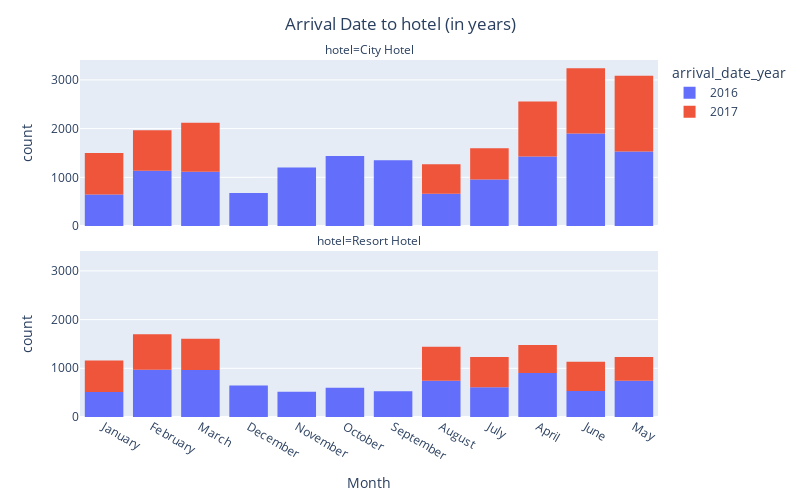

Notebook cell for this chart:
### Markdown cell above
**Problem 2** Now it's your turn to do a mini analysis. Please do the following:

1. Choose a subset of columns that you are interested in and look just at those column.
2. Make at least one mask that will remove some of the data (eg. look only at one categorical value OR one or more numerical values.
3. Sort the data using one of the columns.
4. Make a histogram or bar graph of your final data set.
5. Describe in words what you see in your graph, or if there is anything interesting there.

### Code cell
# Your code here - you will probably need more than one cell
p1 = ['hotel', 'arrival_date_year', 'arrival_date_month']

DF = DF_raw_hotels[p1]

p1_sorted = DF.sort_values('arrival_date_year', ascending=True)
p1_mask = p1_sorted['arrival_date_month'] != 'August'
show(p1_sorted[p1_mask])

fig = px.histogram(DF_mini_analysis_masked,
                  x='arrival_date_month',
                  color='arrival_date_year',
                  facet_col='hotel',
                  facet_col_wrap=1)

fig.update_layout(title='Arrival Date to hotel (in years)',
                  title_x=0.5,
                  xaxis_title="Month",
                  autosize=False,
                  width=800,
                  height=500)
fig.show()

### Figure 1 — Plotly figure (JSON) as saved in the notebook; plotly's stock layout.template omitted (floating-point values rounded to 4 significant figures; data arrays with more than 128 entries replaced by an {"elided": "..."} marker saying what was removed)
{"data": [{"bingroup": "x", "hovertemplate": "arrival_date_year=2016<br>hotel=City Hotel<br>arrival_date_month=%{x}<br>count=%{y}<extra></extra>", "legendgroup": "2016", "marker": {"color": "#636efa", "pattern": {"shape": ""}}, "name": "2016", "orientation": "v", "showlegend": true, "type": "histogram", "x": {"elided": "14031 str values"}, "xaxis": "x2", "yaxis": "y2"}, {"bingroup": "x", "hovertemplate": "arrival_date_year=2016<br>hotel=Resort Hotel<br>arrival_date_month=%{x}<br>count=%{y}<extra></extra>", "legendgroup": "2016", "marker": {"color": "#636efa", "pattern": {"shape": ""}}, "name": "2016", "orientation": "v", "showlegend": false, "type": "histogram", "x": {"elided": "8290 str values"}, "xaxis": "x", "yaxis": "y"}, {"bingroup": "x", "hovertemplate": "arrival_date_year=2017<br>hotel=City Hotel<br>arrival_date_month=%{x}<br>count=%{y}<extra></extra>", "legendgroup": "2017", "marker": {"color": "#EF553B", "pattern": {"shape": ""}}, "name": "2017", "orientation": "v", "showlegend": true, "type": "histogram", "x": {"elided": "7963 str values"}, "xaxis": "x2", "yaxis": "y2"}, {"bingroup": "x", "hovertemplate": "arrival_date_year=2017<br>hotel=Resort Hotel<br>arrival_date_month=%{x}<br>count=%{y}<extra></extra>", "legendgroup": "2017", "marker": {"color": "#EF553B", "pattern": {"shape": ""}}, "name": "2017", "orientation": "v", "showlegend": false, "type": "histogram", "x": {"elided": "4999 str values"}, "xaxis": "x", "yaxis": "y"}], "layout": {"annotations": [{"font": {}, "showarrow": false, "text": "hotel=Resort Hotel", "x": 0.5, "xanchor": "center", "xref": "paper", "y": 0.465, "yanchor": "bottom", "yref": "paper"}, {"font": {}, "showarrow": false, "text": "hotel=City Hotel", "x": 0.5, "xanchor": "center", "xref": "paper", "y": 1.0, "yanchor": "bottom", "yref": "paper"}], "autosize": false, "barmode": "relative", "height": 500, "legend": {"title": {"text": "arrival_date_year"}, "tracegroupgap": 0}, "margin": {"t": 60}, "title": {"text": "Arrival Date to hotel (in years)", "x": 0.5}, "width": 800, "xaxis": {"anchor": "y", "domain": [0, 1], "title": {"text": "Month"}}, "xaxis2": {"anchor": "y2", "domain": [0, 1], "matches": "x", "showticklabels": false}, "yaxis": {"anchor": "x", "domain": [0, 0.465], "title": {"text": "count"}}, "yaxis2": {"anchor": "x2", "domain": [0.535, 1.0], "matches": "y", "title": {"text": "count"}}}}
